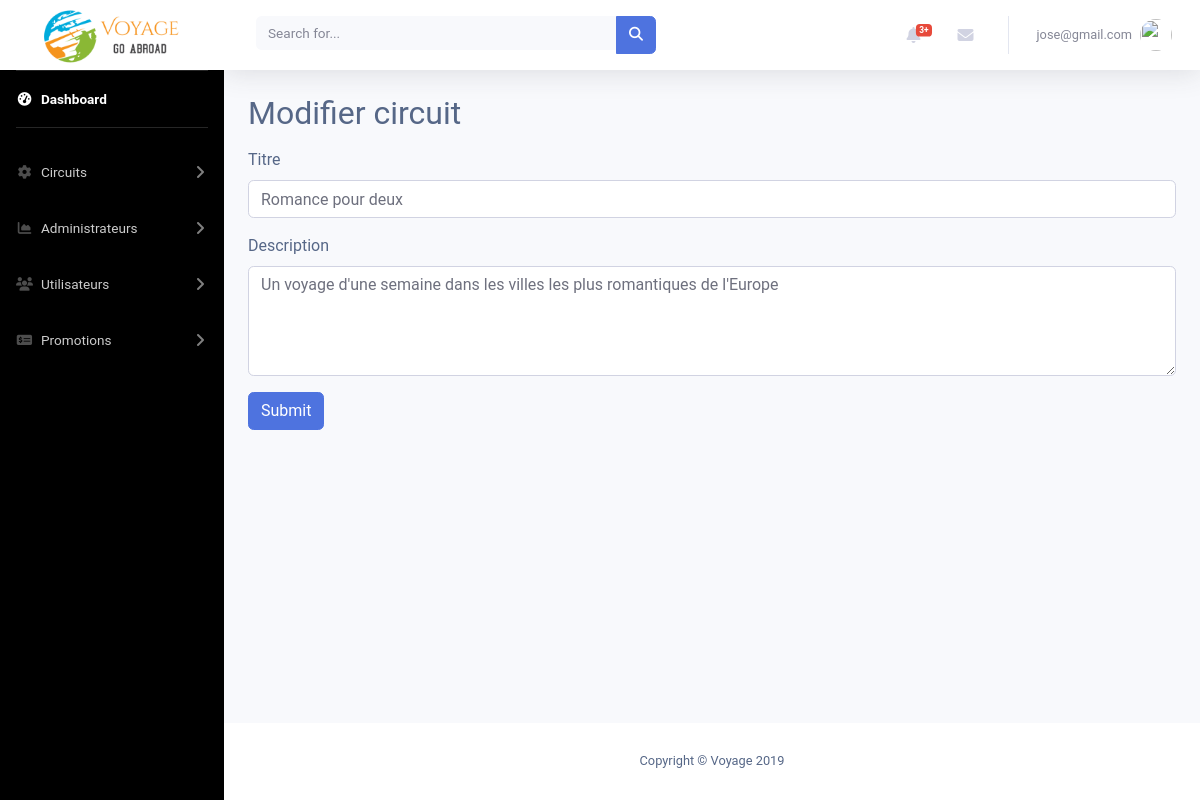
Screenshot of /admin/modifierCircuit.php?idCircuit=5 (signed in) with the database file from the repository.
### tables this page shows
CREATE TABLE `circuit` (
  `idCircuit` int(11) NOT NULL,
  `titre` varchar(50) NOT NULL,
  `description` varchar(300) DEFAULT NULL,
  `estActif` tinyint(1) DEFAULT '1'
);

### admin/modifierCircuit.php (the view, shortened to what this page needs)
<?php
include_once "includes/header.php";
include_once "includes/navbar.php";
if (isset($_GET['idCircuit'])) {
    $stmt = $conn->query("SELECT * FROM circuit WHERE idCircuit=" . $_GET['idCircuit']);
    $row = $stmt->fetch();
    $titre = $row->titre;
    $description = $row->description;
}
?>
<div class="container">
  <h2>Modifier circuit</h2>
  <form class="mt-3 mb-3" action="modifierCircuitConfirme.php" method="POST">
    <div class="form-group">
      <label for="titrecircuit">Titre</label>
      <input type="text" class="form-control" autocomplete="off" id="titrecircuit" placeholder="Nom du Circuit" name="nomCircuit" value="<?php if (isset($_POST['nomCircuit'])) {
    echo htmlentities($_POST['nomCircuit']);
} elseif (isset($_GET['idCircuit'])) {
    echo $titre;
}
?>">
    </div>
    <div class="form-group">
      <label for="descriptionCircuit">Description</label>
      <textarea class="form-control" autocomplete="off" id="descriptioncircuit" placeholder="Description du Circuit" name="descriptionCircuit" rows="4"><?php if (isset($_POST['descriptionCircuit'])) {
    echo htmlentities($_POST['descriptionCircuit']);
} elseif (isset($_GET['idCircuit'])) {
    echo $description;
}?></textarea>
    </div>
    <input type="submit" name="submit" class="btn btn-primary">
    </form>
</div>
<?php
  include_once 'includes/footer.php';
?>

### admin/css/crud.css (style rules this page uses)
body { color: #566787; background: #f7f5f2; font-family: 'Roboto', sans-serif; }

### rows the page displays
circuit: nomCircuit "Romance pour deux", descriptionCircuit "Un voyage d'une semaine dans les villes les plus romantiques de l'Europe"

### other values shown
$_SESSION['courriel'] "jose@gmail.com"
